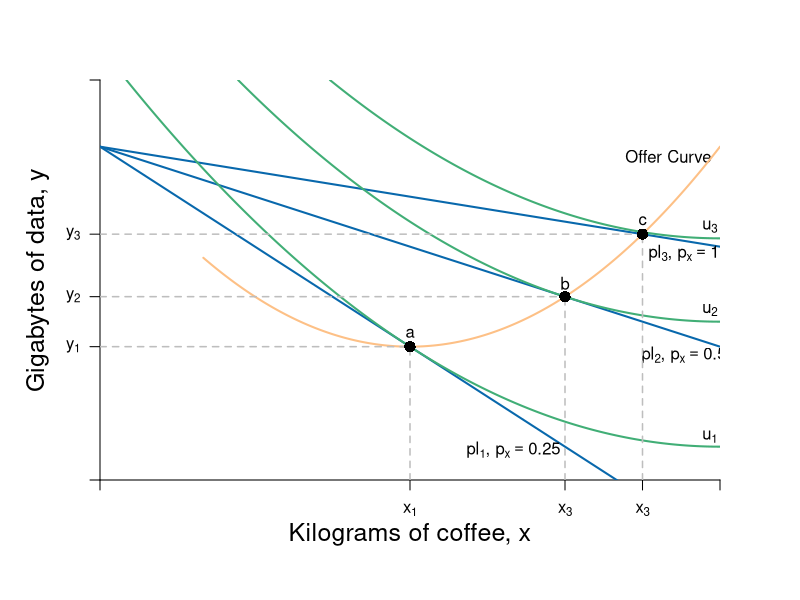

R code for this plot:
require(shape)
pdf(file = "constrained_optimization/offer_curve_qql_new.pdf", width = 9, height = 7)

#Set parameters for graphics
axislabelsize <- 1.5
graphlinewidth <- 2
segmentlinewidth <- 1.5

COL <- c("#7fc97f", "#beaed4", "#fdc086", "#ffff99", "#386cb0", "#f0027f", "#bf5b17", "#666666")
COLA <- c("#99d8c9","#66c2a4","#41ae76", "#238b45", "#005824")
COLB <- c("#4eb3d3", "#2b8cbe", "#0868ac","#084081")

#Edited the margins to cater for the larger LHS labels
par(mar =  c(6, 5, 4, 4))

mrsA <- function(x, rmax = 10, xmax = 20) {
  rmax - (rmax/xmax)*x
}


uA <- function(x, y, rmax = 2, xmax = 12) {
  y + rmax*x - (1/2)*(rmax/xmax)*x^2
}

indiffA1 <- function(x, uA = 10, rmax = 2.5, xmax = 10) {
  uA - rmax*x + (1/2)*(rmax/xmax)*(x^2)
}

offerCurve <- function(x, w, rmax = 2, xmax = 12) {
  w - rmax*x + (rmax/xmax)*x^2
}

bcA <- function(x, w = 20, p = 2) {
  w - p*x
}


xlims <- c(0, 12)
ylims <- c(0, 12)

npts <- 501 
x <- seq(xlims[1], xlims[2], length.out = npts)
y <- seq(ylims[1], ylims[2], length.out = npts) 
a <- c(13, 16.75, 19.25)

plot(0, 0, xlim = xlims, ylim = ylims, type = "n",
     xlab = expression(paste("")),
     ylab = expression(paste("")), 
     xaxt = "n", 
     yaxt = "n", 
     cex.lab = axislabelsize, 
     bty = "n",
     xaxs="i", 
     yaxs="i")

# ticksy <- seq(from = 0, to = ylims[2], by = 2)
# ylabels <- seq(from = 0, to = ylims[2], by = 2)
# ticksx <- seq(from = 0, to = xlims[2], by = 2)
# xlabels <- seq(from = 0, to = xlims[2], by = 2)
ticksy <- c(0, 4, 5.5, 7.375 , ylims[2])
ylabels <- c(NA, expression(paste(y[1])), expression(paste(y[2])), expression(paste(y[3])), NA)
ticksx <- c(0, 6, 9, 10.5,  xlims[2])
xlabels <- c(NA, expression(paste(x[1])), expression(paste(x[3])), expression(paste(x[3])), NA)




axis(1, at = ticksx, pos = 0, labels = xlabels)
axis(2, at = ticksy, pos = 0, labels = ylabels, las = 1)

npts <- 500 
xx1 <- seq(xlims[1], xlims[2], length.out = npts)

#lines(xx1, bcA(xx1, w = 10, p = 1.5), col = COLB[3], lwd = graphlinewidth)
lines(xx1, bcA(xx1, w = 10, p = 1), col = COLB[3], lwd = graphlinewidth)
lines(xx1, bcA(xx1, w = 10, p = 0.5), col = COLB[3], lwd = graphlinewidth)
lines(xx1, bcA(xx1, w = 10, p = 0.25), col = COLB[3], lwd = graphlinewidth)


#Label the axes
mtext(expression(paste("Kilograms of coffee, ", x)), side=1, line = 2.5, cex = axislabelsize)
text(-1.2, 0.5*ylims[2], expression(paste("Gigabytes of data, ", y)), xpd = TRUE, cex = axislabelsize, srt = 90) 

#Label the indifference curves
text(11.8, 1.3, expression(u[1]))
text(11.8, 5.1, expression(u[2]))
text(11.8, 7.6, expression(u[3]))

#Label the price lines
text(8, 0.9, expression(paste(pl[1], ", ", p[x] == 0.25)))
text(11.3, 3.75, expression(paste(pl[2], ", ", p[x] == 0.5)))
text(11.3, 6.8, expression(paste(pl[3], ", ", p[x] == 1)))

#Label the offer curve
text(11, 9.7, expression("Offer Curve"))

#Add the contour plot for the indifference curves
contour(x, y, 
        outer(x, y, uA),
        drawlabels = FALSE,
        col = COLA[3],
        lwd = graphlinewidth,
        levels = a, 
        xaxs="i", 
        yaxs="i", 
        add = TRUE)

#Add the offer curve (superimposed on the indifference curves tangent to the price lines)
xx2 <- seq(2, xlims[2], length.out = npts)
lines(xx2, offerCurve(xx2, w = 10, rmax = 2, xmax = 12), col = COL[3], lwd = graphlinewidth)

#Segments for points on Offer curve
segments(0, 4, 6, 4, lty = 2, col = "gray" , lwd = segmentlinewidth)
segments(6, 0, 6, 4, lty = 2, col = "gray" , lwd = segmentlinewidth)
segments(0, 5.5, 9, 5.5, lty = 2, col = "gray" , lwd = segmentlinewidth)
segments(9, 0, 9, 5.5, lty = 2, col = "gray" , lwd = segmentlinewidth)
segments(0, 7.375, 10.5, 7.375, lty = 2, col = "gray" , lwd = segmentlinewidth)
segments(10.5, 0, 10.5, 7.375, lty = 2, col = "gray" , lwd = segmentlinewidth)

#Annotate points on offer curve mrs = p for each of p = 1, 0.5, 0.25
#Where mrs = 2 - (1/6)*x
points(6, 4, pch = 16, col = "black", cex = 1.5)
points(9, 5.5, pch = 16, col = "black", cex = 1.5)
points(10.5, 7.375, pch = 16, col = "black", cex = 1.5)

text(6, 4.4, expression(paste(a)))
text(9, 5.9, expression(paste(b)))
text(10.5, 7.775, expression(paste(c)))

dev.off()
